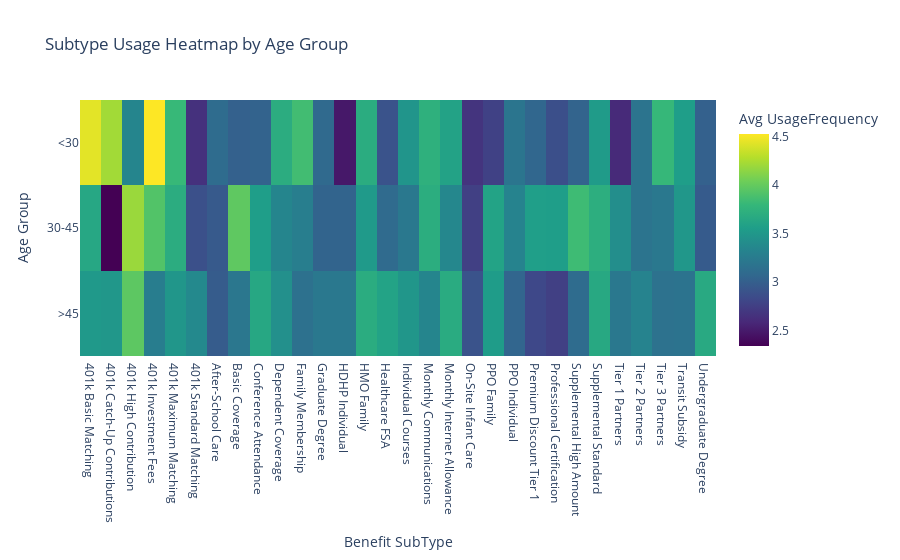

The notebook cell this image was saved under:
### Code cell
# 4. Document differences (e.g., Gen Z’s preference for “Gym Membership”).
patterns = """
- Based on specific age, younger on average are interested in subcategories related to Retirement Plan and Gym membership.
                        - age between 30-45 are most interested with Life Insurance	
                        -  
                        - younger have the most usage of benefits
- When it comes to tenure groups, tenure between 5-10 seems to be most active with usage of benefits
- Department that uses the most benefits is HR
- Low usage in 'Engineering' for 'Wellness' – potential for targeted promotion.
"""
print(patterns)

### Figure 1 — Plotly figure (JSON) as saved in the notebook; plotly's stock layout.template omitted (floating-point values rounded to 4 significant figures)
{"data": [{"coloraxis": "coloraxis", "hovertemplate": "Benefit SubType: %{x}<br>Age Group: %{y}<br>Avg UsageFrequency: %{z}<extra></extra>", "name": "0", "type": "heatmap", "x": ["401k Basic Matching", "401k Catch-Up Contributions", "401k High Contribution", "401k Investment Fees", "401k Maximum Matching", "401k Standard Matching", "After-School Care", "Basic Coverage", "Conference Attendance", "Dependent Coverage", "Family Membership", "Graduate Degree", "HDHP Individual", "HMO Family", "Healthcare FSA", "Individual Courses", "Monthly Communications", "Monthly Internet Allowance", "On-Site Infant Care", "PPO Family", "PPO Individual", "Premium Discount Tier 1", "Professional Certification", "Supplemental High Amount", "Supplemental Standard", "Tier 1 Partners", "Tier 2 Partners", "Tier 3 Partners", "Transit Subsidy", "Undergraduate Degree"], "xaxis": "x", "y": ["<30", "30-45", ">45"], "yaxis": "y", "z": [[4.439, 4.22, 3.339, 4.529, 3.808, 2.653, 3.107, 3.014, 3.031, 3.696, 3.855, 3.091, 2.485, 3.689, 2.903, 3.477, 3.734, 3.596, 2.675, 2.767, 3.193, 3.067, 2.877, 3.036, 3.534, 2.603, 3.185, 3.803, 3.556, 3.013], [3.64, 2.342, 4.193, 3.923, 3.695, 2.88, 2.958, 3.977, 3.555, 3.341, 3.276, 3.043, 3.043, 3.525, 3.098, 3.22, 3.703, 3.355, 2.761, 3.605, 3.323, 3.562, 3.557, 3.838, 3.715, 3.414, 3.185, 3.218, 3.496, 2.97], [3.515, 3.497, 3.971, 3.271, 3.49, 3.375, 2.977, 3.211, 3.646, 3.434, 3.152, 3.217, 3.223, 3.689, 3.603, 3.484, 3.341, 3.681, 2.909, 3.541, 3.053, 2.822, 2.761, 3.108, 3.657, 3.221, 3.326, 3.168, 3.174, 3.665]]}], "layout": {"coloraxis": {"colorbar": {"title": {"text": "Avg UsageFrequency"}}, "colorscale": [[0, "#440154"], [0.1111, "#482878"], [0.2222, "#3e4989"], [0.3333, "#31688e"], [0.4444, "#26828e"], [0.5556, "#1f9e89"], [0.6667, "#35b779"], [0.7778, "#6ece58"], [0.8889, "#b5de2b"], [1, "#fde725"]]}, "title": {"text": "Subtype Usage Heatmap by Age Group"}, "xaxis": {"anchor": "y", "domain": [0, 1], "title": {"text": "Benefit SubType"}}, "yaxis": {"anchor": "x", "autorange": "reversed", "domain": [0, 1], "title": {"text": "Age Group"}}}}
